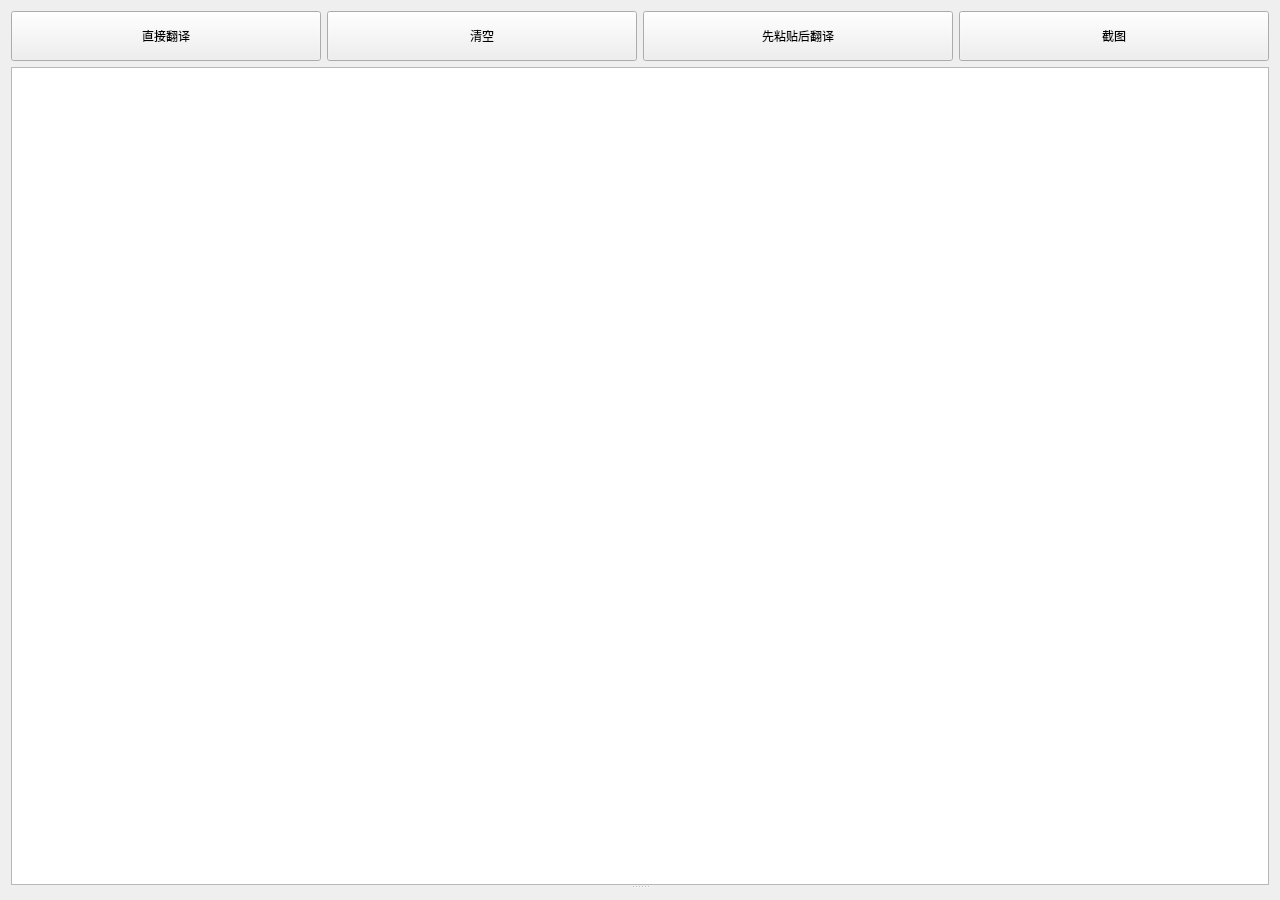
<?xml version="1.0" encoding="UTF-8"?>
<ui version="4.0">
 <class>pdf_translate</class>
 <widget class="QWidget" name="pdf_translate">
  <property name="geometry">
   <rect>
    <x>0</x>
    <y>0</y>
    <width>1280</width>
    <height>900</height>
   </rect>
  </property>
  <property name="windowTitle">
   <string>PDF translator</string>
  </property>
  <layout class="QVBoxLayout" name="verticalLayout_2">
   <item>
    <widget class="QSplitter" name="splitter">
     <property name="orientation">
      <enum>Qt::Vertical</enum>
     </property>
     <widget class="QWidget" name="">
      <layout class="QVBoxLayout" name="verticalLayout">
       <item>
        <layout class="QHBoxLayout" name="horizontalLayout">
         <item>
          <widget class="QPushButton" name="pushButton_translate">
           <property name="minimumSize">
            <size>
             <width>0</width>
             <height>50</height>
            </size>
           </property>
           <property name="text">
            <string>直接翻译</string>
           </property>
          </widget>
         </item>
         <item>
          <widget class="QPushButton" name="pushButton_clear">
           <property name="minimumSize">
            <size>
             <width>0</width>
             <height>50</height>
            </size>
           </property>
           <property name="text">
            <string>清空</string>
           </property>
          </widget>
         </item>
         <item>
          <widget class="QPushButton" name="pushButton_paste_translate">
           <property name="minimumSize">
            <size>
             <width>0</width>
             <height>50</height>
            </size>
           </property>
           <property name="text">
            <string>先粘贴后翻译</string>
           </property>
          </widget>
         </item>
         <item>
          <widget class="QPushButton" name="pushButton_screenshot">
           <property name="minimumSize">
            <size>
             <width>0</width>
             <height>50</height>
            </size>
           </property>
           <property name="text">
            <string>截图</string>
           </property>
          </widget>
         </item>
        </layout>
       </item>
       <item>
        <widget class="QPlainTextEdit" name="plainTextEdit_pdf_text">
         <property name="lineWrapMode">
          <enum>QPlainTextEdit::WidgetWidth</enum>
         </property>
         <property name="overwriteMode">
          <bool>false</bool>
         </property>
        </widget>
       </item>
      </layout>
     </widget>
     <widget class="QWidget" name="widget" native="true">
      <property name="enabled">
       <bool>false</bool>
      </property>
      <property name="maximumSize">
       <size>
        <width>16777215</width>
        <height>0</height>
       </size>
      </property>
     </widget>
    </widget>
   </item>
  </layout>
 </widget>
 <resources/>
 <connections/>
</ui>
